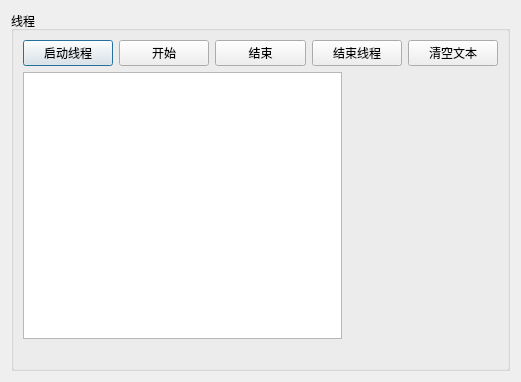
<?xml version="1.0" encoding="UTF-8"?>
<ui version="4.0">
 <class>Dialog</class>
 <widget class="QDialog" name="Dialog">
  <property name="geometry">
   <rect>
    <x>0</x>
    <y>0</y>
    <width>521</width>
    <height>382</height>
   </rect>
  </property>
  <property name="windowTitle">
   <string>Dialog</string>
  </property>
  <layout class="QGridLayout" name="gridLayout_2">
   <item row="0" column="0">
    <widget class="QGroupBox" name="groupBox">
     <property name="title">
      <string>线程</string>
     </property>
     <layout class="QGridLayout" name="gridLayout">
      <item row="0" column="0">
       <layout class="QHBoxLayout" name="horizontalLayout">
        <item>
         <widget class="QPushButton" name="btnStart">
          <property name="text">
           <string>启动线程</string>
          </property>
         </widget>
        </item>
        <item>
         <widget class="QPushButton" name="btnBegin">
          <property name="text">
           <string>开始</string>
          </property>
         </widget>
        </item>
        <item>
         <widget class="QPushButton" name="btnEnd">
          <property name="text">
           <string>结束</string>
          </property>
         </widget>
        </item>
        <item>
         <widget class="QPushButton" name="btnFinish">
          <property name="text">
           <string>结束线程</string>
          </property>
         </widget>
        </item>
        <item>
         <widget class="QPushButton" name="btnClear">
          <property name="text">
           <string>清空文本</string>
          </property>
         </widget>
        </item>
       </layout>
      </item>
      <item row="1" column="0">
       <layout class="QHBoxLayout" name="horizontalLayout_2">
        <item>
         <widget class="QPlainTextEdit" name="plainTextEdit"/>
        </item>
        <item>
         <widget class="QLabel" name="labPic">
          <property name="minimumSize">
           <size>
            <width>150</width>
            <height>0</height>
           </size>
          </property>
          <property name="text">
           <string/>
          </property>
          <property name="pixmap">
           <pixmap resource="res.qrc">:/dice/images/d0.jpg</pixmap>
          </property>
          <property name="scaledContents">
           <bool>false</bool>
          </property>
          <property name="alignment">
           <set>Qt::AlignmentFlag::AlignCenter</set>
          </property>
         </widget>
        </item>
       </layout>
      </item>
      <item row="2" column="0">
       <widget class="QLabel" name="labStatus">
        <property name="text">
         <string/>
        </property>
       </widget>
      </item>
     </layout>
    </widget>
   </item>
  </layout>
 </widget>
 <resources>
  <include location="res.qrc"/>
 </resources>
 <connections/>
</ui>
